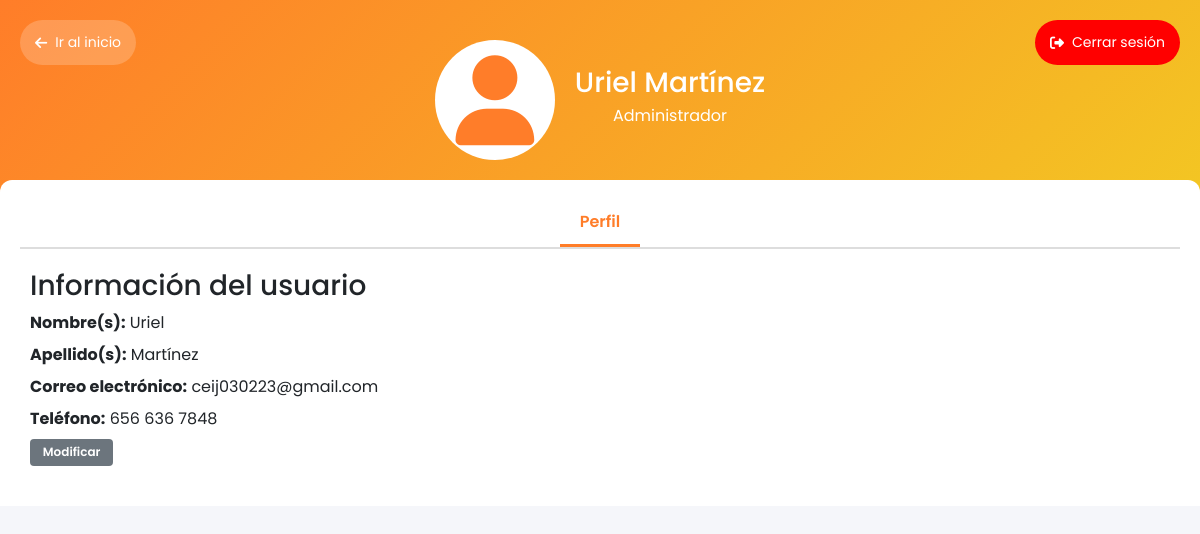
The page /ceij/html/perfiladmin.php (signed in) on the database its author committed.
### tables this page shows
CREATE TABLE `usuarios` (
  `id` int(11) NOT NULL,
  `nombre` varchar(100) NOT NULL,
  `apellido` varchar(100) NOT NULL,
  `email` varchar(150) NOT NULL,
  `telefono` char(10) DEFAULT NULL,
  `password` varchar(255) NOT NULL,
  `token_recuperacion` varchar(100) DEFAULT NULL,
  `token_expira` datetime DEFAULT NULL,
  `rol` enum('usuario','administrador') NOT NULL DEFAULT 'usuario',
  `token_verificacion` char(32) DEFAULT NULL,
  `token_expira_verificacion` datetime DEFAULT NULL,
  `activo` tinyint(1) NOT NULL DEFAULT 0
);

### ceij/html/perfiladmin.php (the view, shortened to what this page needs)
<?php
include 'db.php';
$id = $_SESSION['usuario_id'];
$sql = "SELECT * FROM usuarios WHERE id = ?";
$stmt = $conexion->prepare($sql);
$stmt->bind_param("i", $id);
$stmt->execute();
$resultado = $stmt->get_result();
$usuario = $resultado->fetch_assoc();
?>
<!DOCTYPE html>
<html lang="es">
<head>
  <link rel="stylesheet" href="https://cdn.jsdelivr.net/npm/bootstrap@5.3.6/dist/css/bootstrap.min.css"/>
  <link rel="stylesheet" href="https://cdn.jsdelivr.net/npm/bootstrap-icons@1.10.5/font/bootstrap-icons.css">
  <link rel="stylesheet" href="https://cdnjs.cloudflare.com/ajax/libs/font-awesome/6.7.2/css/all.min.css">
  <link rel="stylesheet" href="../css/perfiladmin.css?v=2.7">
</head>
<body>
<div class="perfil-container">
    <section class="banner">
    <button id="bt-regresar" class="boton-flecha" onclick="window.location.href='index.php?t=' + new Date().getTime()">
        <i class="fa-solid fa-arrow-left"></i>
        <i class="fa-solid fa-house" style="display: none;"></i> <span class="texto-inicio">Ir al inicio</span>
    </button>
<button id="bt-cerrar" class="boton-cerrar" style="background-color: red;"  onclick="cerrarSesion()">
    <i class="fa-solid fa-right-from-bracket" style="color: white;"></i>
    <span class="texto-cerrar">Cerrar sesión</span>
</button>
<div class="foto-usuario">
            <i class="fa-solid fa-user"></i>
        </div>
        <div class="info-usuario">
            <h2><?php echo $usuario['nombre'] . " " . $usuario['apellido']; ?></h2>
            <p>Administrador</p>
        </div>
    </section>
    <section class="contenido">
        <div class="tabs">
            <button class="tab-btn activo" data-tab="perfil">Perfil</button>
        </div>
<div class="tab-content activo" id="perfil">
            <h3>Información del usuario</h3>
            <div class="info-grid" id="vista-info">
                <p><strong>Nombre(s):</strong> <span id="nombre-vista"><?php echo $usuario['nombre']; ?></span></p>
                <p><strong>Apellido(s):</strong><span id="apellido-vista"> <?php echo $usuario['apellido']; ?></span></p>
                <p><strong>Correo electrónico:</strong><span id="email-vista"> <?php echo $usuario['email']; ?></span></p>
                <p><strong>Teléfono:</strong> <span id="telefono-vista">
                <?php echo trim(preg_replace('/(\d{3})(\d{3})(\d{4})/', '$1 $2 $3', $usuario['telefono'])); ?></span></p>
            </div>
    <div class="sectmod">
    <button class="btn-modificar" id="btn-modificar">
     <span>Modificar</span>
    </button>
  </div>
</div>
        </div>
</body>
</html>

### ceij/css/perfiladmin.css (style rules this page uses)
body { margin: 0; font-family: 'Poppins', sans-serif; background: #f5f6fa; }
.perfil-container { width: 100%; min-height: 100vh; }
.banner { background: linear-gradient(135deg, #FF7D29, #F3C623); color: white; padding: 40px 20px; display: flex; align-items: center; justify-content: center; flex-wrap: wrap; text-align: center; }
.foto-usuario { font-size: 90px; margin-right: 20px; background: white; color: #FF7D29; border-radius: 50%; width: 120px; height: 120px; display: flex; align-items: center; justify-content: center; }
.info-usuario h2 { margin: 10px 0 5px 0; font-size: 28px; }
.info-usuario p { font-size: 16px; }
.contenido { background: white; border-radius: 12px 12px 0 0; margin-top: -20px; padding: 20px; }
.tabs { display: flex; justify-content: center; gap: 15px; border-bottom: 2px solid #ddd; flex-wrap: wrap; }
.tab-btn { background: none; border: none; font-size: 16px; padding: 10px 20px; cursor: pointer; border-bottom: 3px solid transparent; }
.tab-btn.activo { border-color: #FF7D29; color: #FF7D29; font-weight: 600; }
.tab-content { display: none; padding: 20px 10px; }
.tab-content.activo { display: block; }
.info-grid p { margin: 8px 0; font-size: 16px; }
.btn-modificar { outline: none; cursor: pointer; border: none; padding: 0.3rem 0.8rem; margin: 0; font-family: inherit; font-size: 12px; font-weight: 600; border-radius: 4px; background: #6c757d; color: white; }
.boton-flecha { width: auto; height: 45px; border-radius: 25px; background-color: rgba(255, 255, 255, 0.2); color: white; border: none; font-size: 14px; cursor: pointer; transition: background-color 0.5s, transform 0.3s, box-shadow 0.3s; display: flex; align-items: center; justify-content: center; gap: 8px; position: absolute; top: 20px; left: 20px; z-index: 10; padding: 0 15px; }
.boton-cerrar { width: auto; height: 45px; border-radius: 25px; background-color: #dc3545; color: white; border: none; font-size: 14px; cursor: pointer; transition: background-color 0.5s, transform 0.3s, box-shadow 0.3s; display: flex; align-items: center; justify-content: center; gap: 8px; position: absolute; top: 20px; right: 20px; z-index: 10; padding: 0 15px; }

### rows shown on the page
usuarios: nombre "Uriel", apellido "Martínez", email "ceij030223@gmail.com", telefono "656 636 7848"
